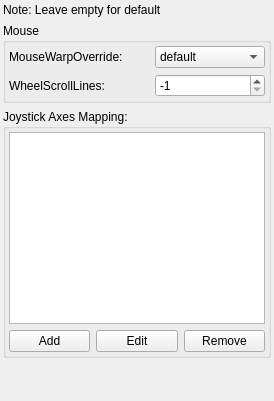
          <widget class="QWidget" name="tab_16">
           <attribute name="title">
            <string>Direct3D</string>
           </attribute>
           <layout class="QVBoxLayout" name="verticalLayout_37">
            <property name="leftMargin">
             <number>3</number>
            </property>
            <property name="topMargin">
             <number>3</number>
            </property>
            <property name="rightMargin">
             <number>3</number>
            </property>
            <property name="bottomMargin">
             <number>3</number>
            </property>
            <item>
             <widget class="QLabel" name="label_97">
              <property name="text">
               <string>Note: Leave empty for default</string>
              </property>
              <property name="wordWrap">
               <bool>true</bool>
              </property>
             </widget>
            </item>
            <item>
             <widget class="QGroupBox" name="groupBox_4">
              <property name="title">
               <string>Mouse</string>
              </property>
              <layout class="QVBoxLayout" name="verticalLayout_31">
               <property name="leftMargin">
                <number>3</number>
               </property>
               <property name="topMargin">
                <number>3</number>
               </property>
               <property name="rightMargin">
                <number>3</number>
               </property>
               <property name="bottomMargin">
                <number>3</number>
               </property>
               <item>
                <widget class="QWidget" name="widget_84" native="true">
                 <layout class="QHBoxLayout" name="_90">
                  <property name="leftMargin">
                   <number>0</number>
                  </property>
                  <property name="topMargin">
                   <number>0</number>
                  </property>
                  <property name="rightMargin">
                   <number>0</number>
                  </property>
                  <property name="bottomMargin">
                   <number>0</number>
                  </property>
                  <item>
                   <widget class="QLabel" name="label_98">
                    <property name="minimumSize">
                     <size>
                      <width>140</width>
                      <height>0</height>
                     </size>
                    </property>
                    <property name="maximumSize">
                     <size>
                      <width>140</width>
                      <height>16777215</height>
                     </size>
                    </property>
                    <property name="text">
                     <string notr="true">MouseWarpOverride:</string>
                    </property>
                   </widget>
                  </item>
                  <item>
                   <widget class="QComboBox" name="comboFakeMouseWarp">
                    <item>
                     <property name="text">
                      <string notr="true">default</string>
                     </property>
                    </item>
                    <item>
                     <property name="text">
                      <string notr="true">enable</string>
                     </property>
                    </item>
                    <item>
                     <property name="text">
                      <string notr="true">disable</string>
                     </property>
                    </item>
                    <item>
                     <property name="text">
                      <string notr="true">force</string>
                     </property>
                    </item>
                   </widget>
                  </item>
                 </layout>
                </widget>
               </item>
               <item>
                <widget class="QWidget" name="widget_85" native="true">
                 <layout class="QHBoxLayout" name="_91">
                  <property name="leftMargin">
                   <number>0</number>
                  </property>
                  <property name="topMargin">
                   <number>0</number>
                  </property>
                  <property name="rightMargin">
                   <number>0</number>
                  </property>
                  <property name="bottomMargin">
                   <number>0</number>
                  </property>
                  <item>
                   <widget class="QLabel" name="label_99">
                    <property name="minimumSize">
                     <size>
                      <width>140</width>
                      <height>0</height>
                     </size>
                    </property>
                    <property name="maximumSize">
                     <size>
                      <width>140</width>
                      <height>16777215</height>
                     </size>
                    </property>
                    <property name="text">
                     <string notr="true">WheelScrollLines:</string>
                    </property>
                   </widget>
                  </item>
                  <item>
                   <widget class="QSpinBox" name="sboxFakeInput_scroll">
                    <property name="minimum">
                     <number>-1</number>
                    </property>
                    <property name="maximum">
                     <number>255</number>
                    </property>
                    <property name="value">
                     <number>-1</number>
                    </property>
                   </widget>
                  </item>
                 </layout>
                </widget>
               </item>
              </layout>
             </widget>
            </item>
            <item>
             <widget class="QGroupBox" name="groupBox_27">
              <property name="autoFillBackground">
               <bool>false</bool>
              </property>
              <property name="title">
               <string>Joystick Axes Mapping:</string>
              </property>
              <layout class="QVBoxLayout" name="verticalLayout_38">
               <property name="leftMargin">
                <number>3</number>
               </property>
               <property name="topMargin">
                <number>3</number>
               </property>
               <property name="rightMargin">
                <number>3</number>
               </property>
               <property name="bottomMargin">
                <number>3</number>
               </property>
               <item>
                <widget class="QListWidget" name="listJoystickAxesMappings"/>
               </item>
               <item>
                <widget class="QWidget" name="widget_11" native="true">
                 <layout class="QHBoxLayout" name="horizontalLayout_3">
                  <property name="leftMargin">
                   <number>0</number>
                  </property>
                  <property name="topMargin">
                   <number>0</number>
                  </property>
                  <property name="rightMargin">
                   <number>0</number>
                  </property>
                  <property name="bottomMargin">
                   <number>0</number>
                  </property>
                  <item>
                   <widget class="QPushButton" name="cmdJoystickAdd">
                    <property name="text">
                     <string>Add</string>
                    </property>
                   </widget>
                  </item>
                  <item>
                   <widget class="QPushButton" name="cmdJoystickEdit">
                    <property name="text">
                     <string>Edit</string>
                    </property>
                   </widget>
                  </item>
                  <item>
                   <widget class="QPushButton" name="cmdJoystickDel">
                    <property name="text">
                     <string>Remove</string>
                    </property>
                   </widget>
                  </item>
                 </layout>
                </widget>
               </item>
              </layout>
             </widget>
            </item>
            <item>
             <spacer name="verticalSpacer_13">
              <property name="orientation">
               <enum>Qt::Vertical</enum>
              </property>
              <property name="sizeHint" stdset="0">
               <size>
                <width>20</width>
                <height>40</height>
               </size>
              </property>
             </spacer>
            </item>
           </layout>
          </widget>
